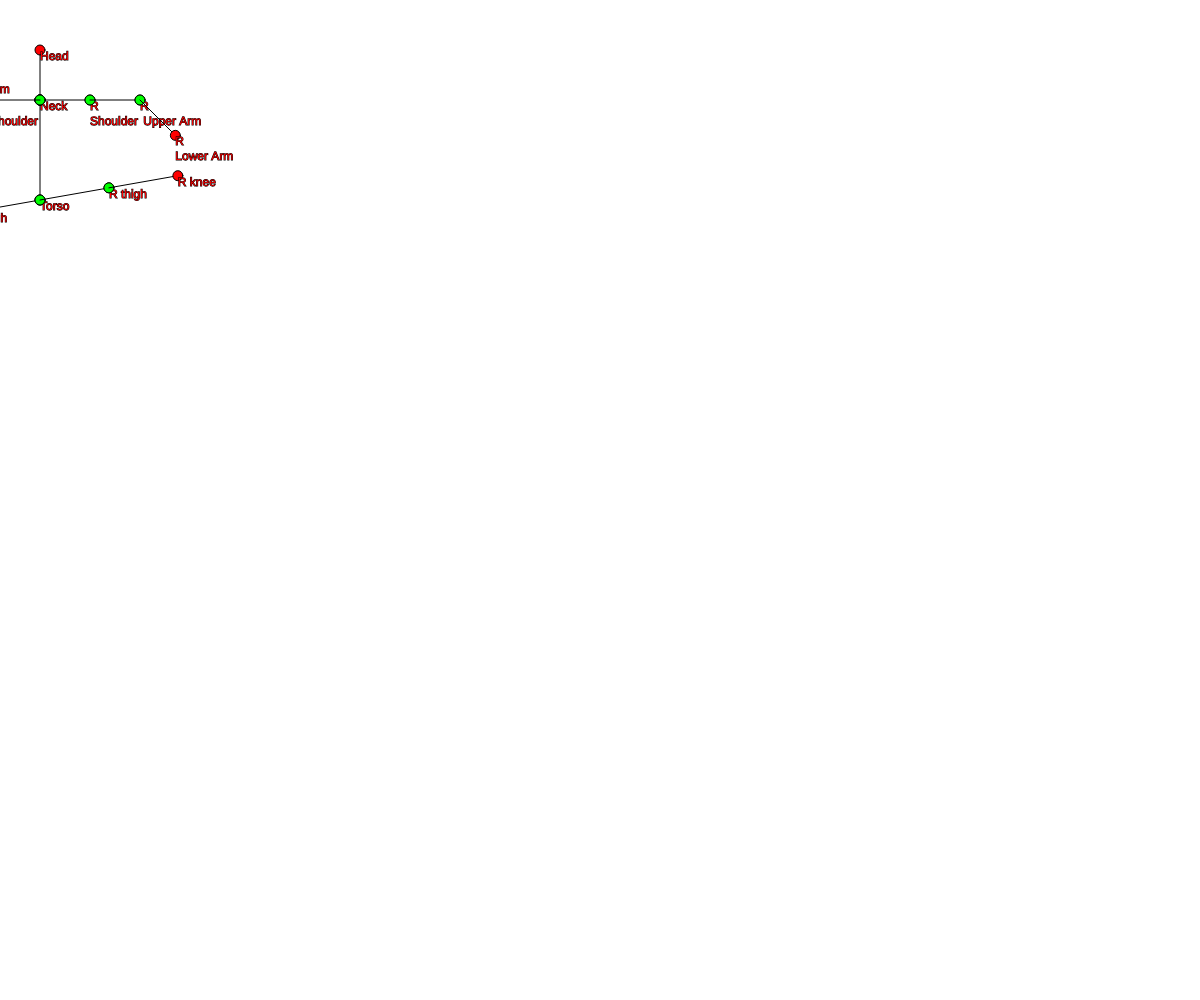
Frame 1 (no input)
Frame 60 (no input): identical to frame 1, image omitted
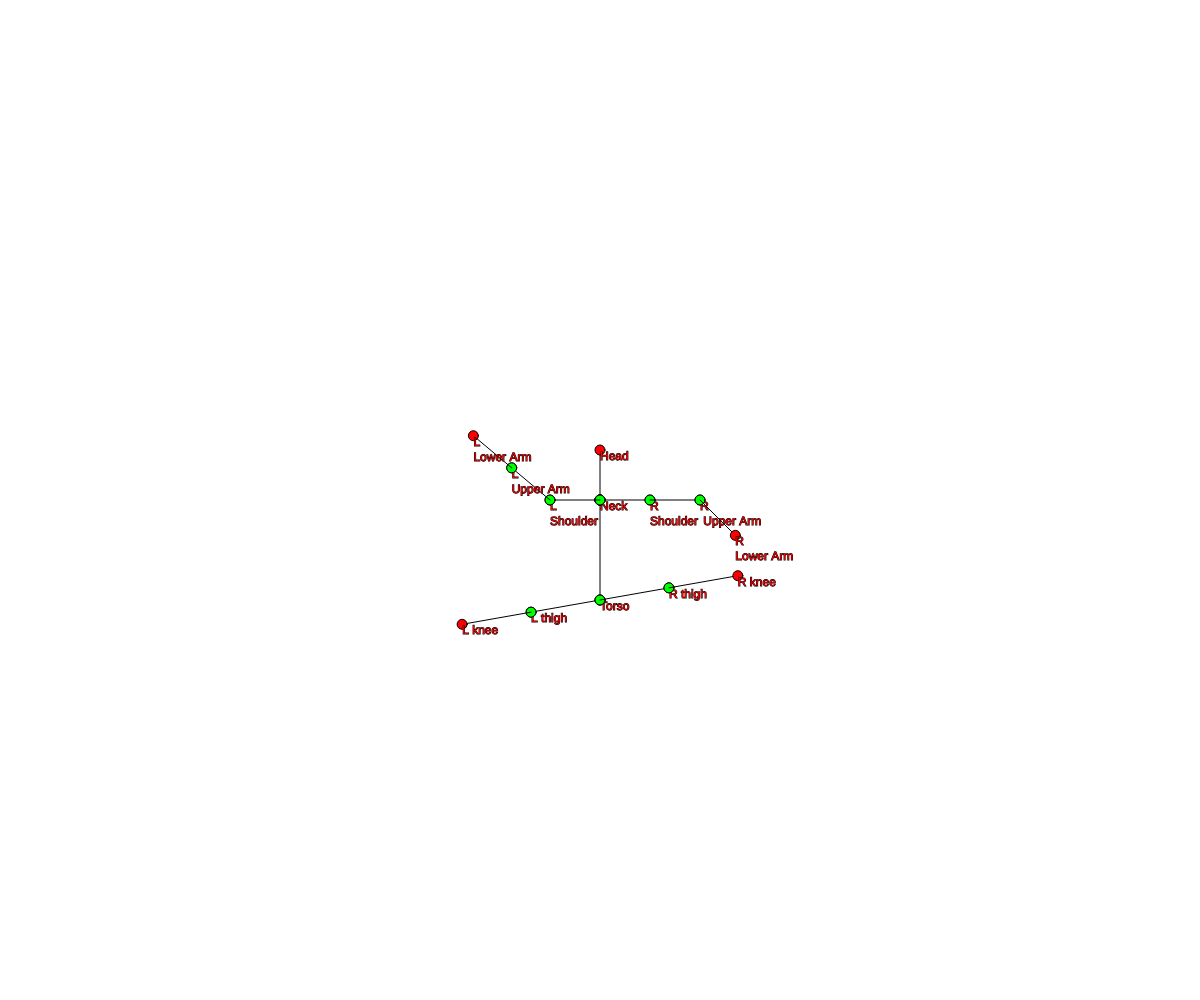
Frame 120 (the mouse pressed at the canvas centre since frame 60)

The p5.js sketch that drew these frames (run headless with seeded random() and noise() and a simulated clock; from frame 60 on, the mouse is pressed at the canvas centre):

// p5.js sketch
// ── sketch.js
var headLimb;
var torso;
var LShoulderLimb, LUpperArmLimb, LLowerArmLimb;
var RShoulderLimb, RUpperArmLimb, RLowerArmLimb;
var leftUpperLeg;
var leftLowerLeg;
var rightUpperLeg;
var rightLowerLeg;

function setup() {
  createCanvas(windowWidth, windowHeight);
  noStroke();
  //_label, _length, _startJointX, _startJointY, _startJointMinDegrees, _startJointMaxDegrees, _limbEndJointStartJoint
  neckLimb = new StLimb("Neck", 0, 40, 100, 90, 90);
  headLimb = new StLimb("Head", 50, 40, 100, 200, 340, neckLimb);
  torso = new StLimb("Torso", 100, 100, 100, 90, 90, neckLimb);
  RShoulderLimb = new StLimb("R \nShoulder", 50, 0, 0, -20, 20, neckLimb);
  RUpperArmLimb = new StLimb("R\n Upper Arm", 50, 0, 0, -180, 180, RShoulderLimb);
  RLowerArmLimb = new BendLimb("R \nLower Arm", 50, 0, 0, 0, 90, RUpperArmLimb);
  LShoulderLimb = new BendLimb("L \nShoulder", 50, 0, 0, 180 - 20, 180 + 20, neckLimb);
  LUpperArmLimb = new BendLimb("L \nUpper Arm", -50, 10, 0, -10, 90, LShoulderLimb);
  LLowerArmLimb = new BendLimb("L \nLower Arm", -50, 10, 0, -10, 90, LUpperArmLimb);
  Lthight = new BendLimb('L thigh', -70, 20, -40, -20, 0, torso);
  Rthight = new BendLimb('R thigh', 70, 20, -40, -20, 0, torso);
  Lshin = new BendLimb('L knee', -70, 20, -40, -20, 0, Lthight);
  Rshin = new BendLimb('R knee', 70, 20, -40, -20, 0, Rthight);
}

function draw() {
  background(255);

  if (mouseIsPressed) {
    neckLimb.startJointX = mouseX;
    neckLimb.startJointY = mouseY;
  }

  neckLimb.draw();
  headLimb.draw();
  torso.draw();
  RShoulderLimb.draw();
  LShoulderLimb.draw();
  RUpperArmLimb.draw();
  RLowerArmLimb.draw();
  LUpperArmLimb.draw();
  LLowerArmLimb.draw();
  Lthight.draw();
  Rthight.draw();
  Lshin.draw();
  Rshin.draw();
}


// Construct a limb, it will be the length staring at the start joing position, towards the end joint position, not to exceed the min and max degree parameters
var StLimb = function(_label, _length, _startJointX, _startJointY,
  _startJointMinDegrees, _startJointMaxDegrees, _parentEnd) {
  this.label = _label;
  this.limbLength = _length; // In pixels, angled off startJoint
  this.parentEnd = _parentEnd;
  this.startJointX = _startJointX;
  this.startJointY = _startJointY;
  this.startJointMinDegrees = _startJointMinDegrees;
  this.startJointMaxDegrees = _startJointMaxDegrees;

  this.update((this.startJointMinDegrees + this.startJointMaxDegrees) / 2);
  //start at the average
  //if reaches beyond min or max, equals min max
}

StLimb.prototype.update = function(_currentDegrees) {
  if (typeof _currentDegrees != "undefined") {
    this.currentDegrees = _currentDegrees;
  }

  if (typeof this.parentEnd !== 'undefined' || this.parentEnd != null) { //if it exists
    this.startJointX = this.parentEnd.endJointX; //start this joint at the parent's end 
    this.startJointY = this.parentEnd.endJointY;
  }

  this.endJointX = this.startJointX + cos(radians(this.currentDegrees)) * this.limbLength;
  this.endJointY = this.startJointY + sin(radians(this.currentDegrees)) * this.limbLength;

  //dont go beyond min and max
  if (this.currentDegrees < this.startJointMinDegrees) {
    this.currentDegrees = this.currentDegrees;
  }
  if (this.currentDegrees > this.startJointMaxDegrees) {
    this.currentDegrees = this.currentDegrees;
  }

}

StLimb.prototype.draw = function() {
  this.update();

  //print("line("+this.startJointX+", "+this.startJointY+", "+this.endJointX+", "+this.endJointY+")");
  stroke(0);
  fill(0, 255, 0); //green at start
  ellipse(this.startJointX, this.startJointY, 10, 10);
  line(this.startJointX, this.startJointY, this.endJointX, this.endJointY);
  fill(255, 0, 0); //red to end
  ellipse(this.endJointX, this.endJointY, 10, 10);
  text(this.label, this.endJointX, this.endJointY + 10);
}

//////CONSTRUCTOR OF A BEND LIMB//////////////
//////////2 BONES AND A JOINT ///////////////
// Construct a limb, it will be the length staring at the start joing position, towards the end joint position, not to exceed the min and max degree parameters
var BendLimb = function(_label, _length, _startJointX, _startJointY,
  _startJointMinDegrees, _startJointMaxDegrees, _parentEnd) {
  this.label = _label;
  this.limbLength = _length; // In pixels, angled off startJoint
  this.parentEnd = _parentEnd;
  this.startJointX = _startJointX;
  this.startJointY = _startJointY;
  this.startJointMinDegrees = _startJointMinDegrees;
  this.startJointMaxDegrees = _startJointMaxDegrees;
  this.elbowX;
  this.elbowY;

  this.update((this.startJointMinDegrees + this.startJointMaxDegrees) / 2);
  //start at the average

}

BendLimb.prototype.dJoints = function(parentEnd, leaderPt) {
  return dist(parentEnd.x, parentEnd.y, leaderPt.x, leaderPt.y);
}

BendLimb.prototype.update = function(_currentDegrees) {
  if (typeof _currentDegrees != "undefined") {
    this.currentDegrees = _currentDegrees;
  }

  if (typeof this.parentEnd !== 'undefined' || this.parentEnd != null) { //if it exists
    this.startJointX = this.parentEnd.endJointX; //start this joint at the parent's end 
    this.startJointY = this.parentEnd.endJointY;
  }

  this.endJointX = this.startJointX + cos(radians(this.currentDegrees)) * this.limbLength;
  this.endJointY = this.startJointY + sin(radians(this.currentDegrees)) * this.limbLength;

  //dont go beyond min and max
  if (this.currentDegrees < this.startJointMinDegrees) {
    this.currentDegrees = this.currentDegrees;
  }
  if (this.currentDegrees > this.startJointMaxDegrees) {
    this.currentDegrees = this.currentDegrees;
  }

}

BendLimb.prototype.draw = function() {
  this.update();

  //print("line("+this.startJointX+", "+this.startJointY+", "+this.endJointX+", "+this.endJointY+")");
  stroke(0);
  fill(0, 255, 0); //green at start
  ellipse(this.startJointX, this.startJointY, 10, 10);
  line(this.startJointX, this.startJointY, this.endJointX, this.endJointY);
  fill(255, 0, 0); //red to end
  ellipse(this.endJointX, this.endJointY, 10, 10);
  text(this.label, this.endJointX, this.endJointY + 10);
}
